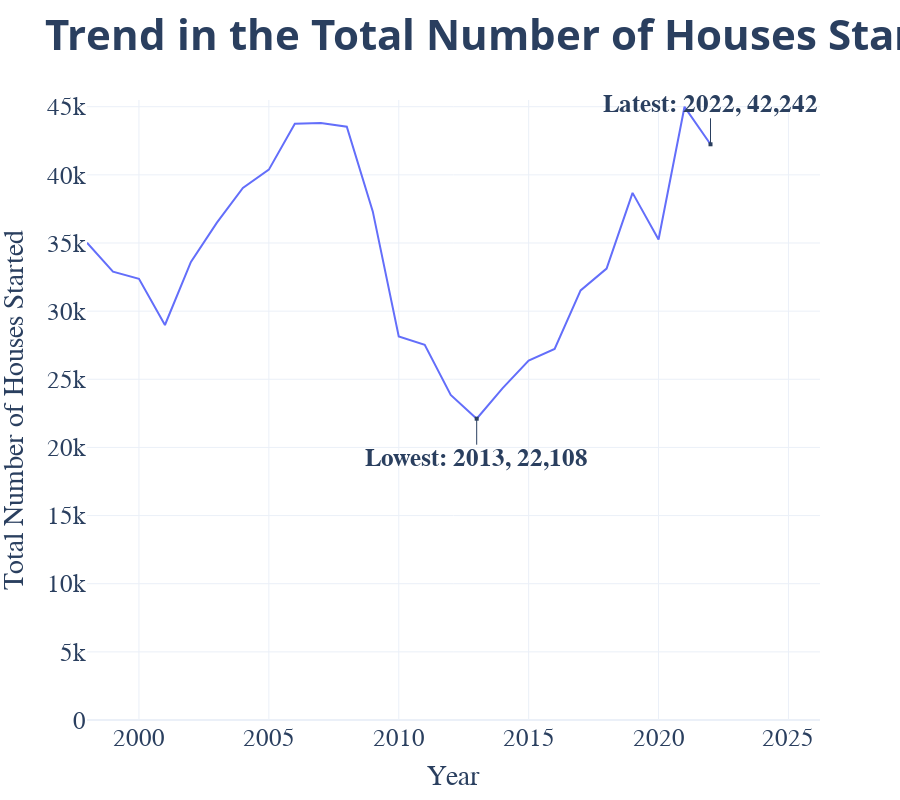

Notebook cell for this chart:
### Code cell
# Import required libraries
import pandas as pd
import plotly.express as px

def load_and_clean_data(file_path):
    """Load and clean the dataset."""
    # Load the data
    df = pd.read_excel(file_path)
    # ... [The rest of your cleaning code]
    return df_clean  # Assuming df_clean is defined somewhere in your cleaning code

def plot_total_houses_trend(df, peak_year, peak_value, lowest_year, lowest_value, last_year, last_value):
    """Plot the trend in the total number of houses started over the years using Plotly for interactivity."""
    
    # Create the interactive plot
    fig = px.line(df, x='Year', y='Total_Dwellings',
                  title='<b>Trend in the Total Number of Houses Started (1998 - 2023)</b>',
                  labels={'Total_Dwellings': 'Total Number of Houses Started'},
                  template='plotly_white')
    
    # Customize the plot
    fig.update_layout(
        font=dict(
            family="Arial, monospace",
            size=25,  # Увеличение размера шрифта для основного текста
        ),
        title_font=dict(size=42, family="Open Sans, sans-serif"),  # Увеличение размера шрифта для заголовка
        xaxis_title_font=dict(size=28), # Увеличение размера шрифта для названия оси X
        xaxis_tickfont=dict(size=25),  # Увеличение размера шрифта для делений оси X
        yaxis_title_font=dict(size=28), # Увеличение размера шрифта для названия оси Y
        yaxis_tickfont=dict(size=25),  # Увеличение размера шрифта для делений оси Y
        height=800,  # Задание высоты графика
        annotations=[
            dict(x=lowest_year, y=lowest_value, xref="x", yref="y",
                 text=f"<b>Lowest: {lowest_year}, {lowest_value:,}</b>", showarrow=True, arrowhead=7, ax=0, ay=40, font=dict(size=25)),  # Увеличение размера шрифта для аннотаций
            dict(x=last_year, y=last_value, xref="x", yref="y",
                 text=f"<b>Latest: {last_year}, {last_value:,}</b>", showarrow=True, arrowhead=7, ax=0, ay=-40, font=dict(size=25))  # Увеличение размера шрифта для аннотаций
        ]
    )
    
    fig.update_yaxes(range=[0, df['Total_Dwellings'].max() + 500])  # Start y-axis from 0
    
    # Show the plot
    fig.show()

# Assuming df_clean is your cleaned DataFrame
df_clean = load_and_clean_data(file_path)

# Identify the peak, the lowest, and the last point for "Total_Dwellings"
peak_point_total = df_clean[df_clean['Total_Dwellings'] == df_clean['Total_Dwellings'].max()]
lowest_point_total = df_clean[df_clean['Total_Dwellings'] == df_clean['Total_Dwellings'].min()]
last_point_total = df_clean[df_clean['Year'] == df_clean['Year'].max()]

# Extract the year and total number of houses started for these points
peak_year_total, peak_value_total = int(peak_point_total['Year'].iloc[0]), int(peak_point_total['Total_Dwellings'].iloc[0])
lowest_year_total, lowest_value_total = int(lowest_point_total['Year'].iloc[0]), int(lowest_point_total['Total_Dwellings'].iloc[0])
last_year_total, last_value_total = int(last_point_total['Year'].iloc[0]), int(last_point_total['Total_Dwellings'].iloc[0])

# Plot the trend in the total number of houses started over the years
plot_total_houses_trend(df_clean, peak_year_total, peak_value_total, lowest_year_total, lowest_value_total, last_year_total, last_value_total)

### Figure 1 — Plotly figure (JSON) as saved in the notebook; plotly's stock layout.template omitted (floating-point values rounded to 4 significant figures)
{"data": [{"hovertemplate": "Year=%{x}<br>Total Number of Houses Started=%{y}<extra></extra>", "legendgroup": "", "line": {"color": "#636efa", "dash": "solid"}, "marker": {"symbol": "circle"}, "mode": "lines", "name": "", "orientation": "h", "showlegend": false, "type": "scatter", "x": [1998, 1999, 2000, 2001, 2002, 2003, 2004, 2005, 2006, 2007, 2008, 2009, 2010, 2011, 2012, 2013, 2014, 2015, 2016, 2017, 2018, 2019, 2020, 2021, 2022], "xaxis": "x", "y": [35027, 32900, 32377, 28983, 33606, 36496, 39037, 40381, 43747, 43796, 43531, 37319, 28135, 27535, 23853, 22108, 24351, 26378, 27224, 31521, 33121, 38677, 35254, 44992, 42242], "yaxis": "y"}], "layout": {"annotations": [{"arrowhead": 7, "ax": 0, "ay": 40, "font": {"size": 25}, "showarrow": true, "text": "<b>Lowest: 2013, 22,108</b>", "x": 2013, "xref": "x", "y": 22108, "yref": "y"}, {"arrowhead": 7, "ax": 0, "ay": -40, "font": {"size": 25}, "showarrow": true, "text": "<b>Latest: 2022, 42,242</b>", "x": 2022, "xref": "x", "y": 42242, "yref": "y"}], "font": {"family": "Arial, monospace", "size": 25}, "height": 800, "legend": {"tracegroupgap": 0}, "title": {"font": {"family": "Open Sans, sans-serif", "size": 42}, "text": "<b>Trend in the Total Number of Houses Started (1998 - 2023)</b>"}, "xaxis": {"anchor": "y", "domain": [0, 1], "tickfont": {"size": 25}, "title": {"font": {"size": 28}, "text": "Year"}}, "yaxis": {"anchor": "x", "domain": [0, 1], "range": [0, 45492], "tickfont": {"size": 25}, "title": {"font": {"size": 28}, "text": "Total Number of Houses Started"}}}}
